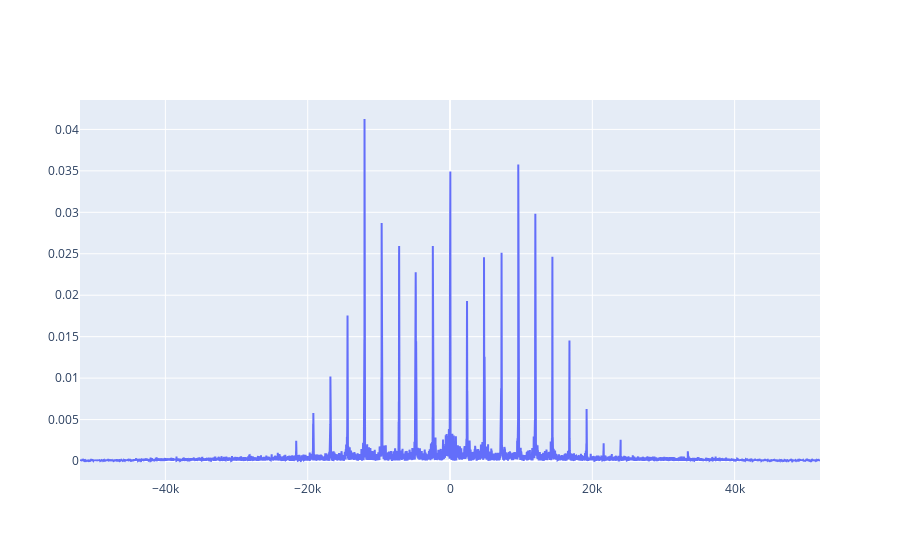

Notebook cell for this chart:
### Code cell
fig = go.Figure()

f,m = compute_fft_plot_from_sample_rate(signal[int(filtered_fs*0):int(filtered_fs*1)], sampling_rate=filtered_fs)
fig.add_scatter(x=f[::10],y=m[::10])

fig.show()

### Figure 1 — Plotly figure (JSON) as saved in the notebook; plotly's stock layout.template omitted (floating-point values rounded to 4 significant figures; data arrays with more than 128 entries replaced by an {"elided": "..."} marker saying what was removed)
{"data": [{"type": "scatter", "x": {"elided": "10498 float values"}, "y": {"elided": "10498 float values"}}], "layout": {}}
